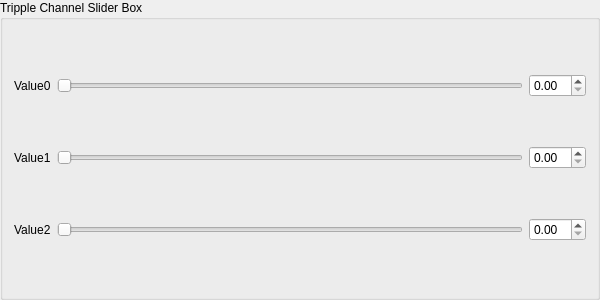
<?xml version="1.0" encoding="UTF-8"?>
<ui version="4.0">
 <class>UI_TrippleChannelSliderBox</class>
 <widget class="QGroupBox" name="UI_TrippleChannelSliderBox">
  <property name="geometry">
   <rect>
    <x>0</x>
    <y>0</y>
    <width>600</width>
    <height>300</height>
   </rect>
  </property>
  <property name="windowTitle">
   <string>GroupBox</string>
  </property>
  <property name="title">
   <string>Tripple Channel Slider Box</string>
  </property>
  <layout class="QGridLayout" name="gridLayout">
   <item row="0" column="0">
    <widget class="QLabel" name="lblValue0">
     <property name="enabled">
      <bool>true</bool>
     </property>
     <property name="sizePolicy">
      <sizepolicy hsizetype="Preferred" vsizetype="Preferred">
       <horstretch>0</horstretch>
       <verstretch>0</verstretch>
      </sizepolicy>
     </property>
     <property name="text">
      <string>Value0</string>
     </property>
    </widget>
   </item>
   <item row="0" column="1">
    <widget class="QSlider" name="sldValue0">
     <property name="focusPolicy">
      <enum>Qt::NoFocus</enum>
     </property>
     <property name="orientation">
      <enum>Qt::Horizontal</enum>
     </property>
    </widget>
   </item>
   <item row="0" column="2">
    <widget class="QDoubleSpinBox" name="spxValue0"/>
   </item>
   <item row="1" column="0">
    <widget class="QLabel" name="lblValue1">
     <property name="text">
      <string>Value1</string>
     </property>
    </widget>
   </item>
   <item row="1" column="1">
    <widget class="QSlider" name="sldValue1">
     <property name="focusPolicy">
      <enum>Qt::NoFocus</enum>
     </property>
     <property name="orientation">
      <enum>Qt::Horizontal</enum>
     </property>
    </widget>
   </item>
   <item row="1" column="2">
    <widget class="QDoubleSpinBox" name="spxValue1"/>
   </item>
   <item row="2" column="2">
    <widget class="QDoubleSpinBox" name="spxValue2"/>
   </item>
   <item row="2" column="0">
    <widget class="QLabel" name="lblValue2">
     <property name="text">
      <string>Value2</string>
     </property>
    </widget>
   </item>
   <item row="2" column="1">
    <widget class="QSlider" name="sldValue2">
     <property name="focusPolicy">
      <enum>Qt::NoFocus</enum>
     </property>
     <property name="orientation">
      <enum>Qt::Horizontal</enum>
     </property>
    </widget>
   </item>
  </layout>
 </widget>
 <resources/>
 <connections/>
</ui>
